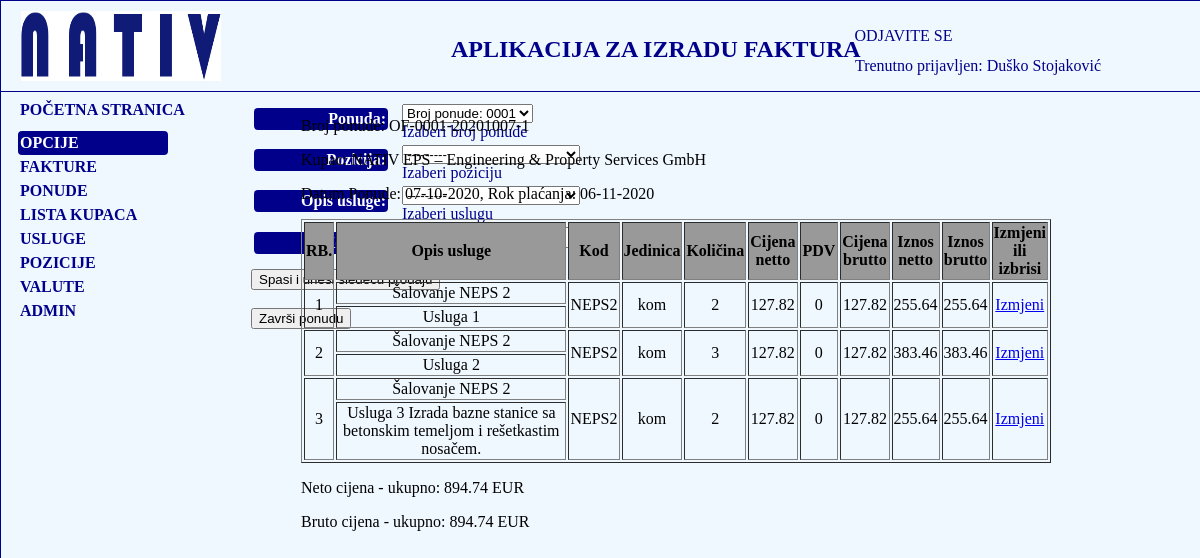
/fakture/ponuda-create/1/ponuda-prodaja/ (signed in), run on the app's committed database.
### fakture/models.py (models this page shows, shortened)
class Korisnik(AbstractBaseUser):
    email = models.EmailField(verbose_name="email", max_length=60, unique=True)
    username = models.CharField(max_length=30, unique=True)
    date_joined = models.DateTimeField(verbose_name='date joined', auto_now_add=True)
    last_login = models.DateTimeField(verbose_name='last login', auto_now=True)
    is_admin = models.BooleanField(default=False)
    is_active = models.BooleanField(default=True)
    is_staff = models.BooleanField(default=False)
    is_superuser = models.BooleanField(default=False)
    ime = models.CharField(max_length=50)
    prezime = models.CharField(max_length=50)
    ime_oca = models.CharField(max_length=50)
    godina_rodjenja = models.DateField(blank=True, null=True)
    mjesto_rodjenja = models.CharField(max_length=50)
    mjesto_prebivalista = models.CharField(max_length=50)
    adresa = models.CharField(max_length=50)
    postanski_broj = models.CharField(max_length=50)
    telefon = models.CharField(max_length=50)
    naziv_preduzeca =  models.CharField(max_length=250, blank=True, null=True)
    adresa_preduzeca = models.CharField(max_length=250, blank=True, null=True)
    mjesto_preduzeca = models.CharField(max_length=250, blank=True, null=True)
    postanski_broj_preduzeca = models.CharField(max_length=250, blank=True, null=True)
    IBAN =  models.CharField(max_length=250, blank=True, null=True,default='BA395620998146211620')
    SWIFT_BIC = models.CharField(max_length=50, blank=True, null=True, default='RAZBBA22')
    telefon_mobilni = models.CharField(max_length=50, blank=True, null=True)
    fax = models.CharField(max_length=50, blank=True, null=True)
    zvanje = models.CharField(max_length=150, blank=True, null=True)
    pozicija = models.CharField(max_length=150, blank=True, null=True)
    email_preduzeca = models.EmailField(verbose_name="Email preduzeca", max_length=60, unique=True, blank=True, null=True)
    web_stranica = models.URLField(blank=True, null=True)
    banka_racun =  models.CharField(max_length=150, blank=True, null=True)
    profilna_slika = models.ImageField(upload_to='slike', blank=True, null=True)
    IZBOR_DRZAVE = (
        ('Bosna i Hercegovina', 'Bosna i Hercegovina'),
        ('Germany', 'Germany'),
        ('Poland', 'Poland')
    )
    drzava = models.CharField(max_length=50, choices=IZBOR_DRZAVE, blank=True, null=True)
    USERNAME_FIELD = 'email'
    REQUIRED_FIELDS = ['username']
    objects = MyKorisnikManager()

class Ponuda(models.Model):
    broj_ponude = models.CharField(max_length=50, default='0001', help_text='Polje se automatski ispunjava')
    kupac = models.ForeignKey(Kupac, on_delete=models.CASCADE, help_text='Izaberite kupca iz padajućeg menija')
    drzava = models.CharField(max_length=100, blank=True, null=True)
    datum_ponude = models.DateField(default=timezone.now, help_text='Izaberite datum iz datumara')
    rok_placanja = models.DateField(default=timezone.now)
    INDETIFIKACIJSKI_BROJEVI = (
        ('210', '210'),
        ('220', '220'),
        ('230', '230'),
        ('240', '240'),
        ('300', '300'),
        ('400', '400'),
    )
    ident_brojevi = models.CharField(max_length=5, choices=INDETIFIKACIJSKI_BROJEVI, default='210', help_text='Izaberite identifikacijski broj iz padajućeg menija')
    REALIZACIJA = (
        ('P', 'Placeno'),
        ('NP', 'Nije placeno')
    )
    placeno = models.CharField(max_length=20, choices=REALIZACIJA, default='NP', verbose_name='Plaćeno', help_text='Izaberite opciju iz padajućeg menija')
    valuta = models.ForeignKey(Valute,  blank=True, default='BAM', on_delete=models.CASCADE)
    racun = models.CharField(max_length=20, default='RAČUN', blank=True, null=True)
    racun_njemacki = models.CharField(max_length=30, default='RECHNUNG', blank=True, null=True)
    avansno_uplaceno = models.DecimalField(max_digits=10, decimal_places=2, default=0.00, help_text='Devizno plaćanje upisati vrijednost u evrima', verbose_name='Avansno uplaćeno')
    nacin_placanja = models.CharField(max_length=100, blank=True, null=True, default='Žiro račun/Gotovinsko plaćanje')
    class Meta:
        ordering = ['-pk']
    def __str__(self):
        return 'Broj ponude: ' + self.broj_ponude

class Kupac(models.Model):
    ime = models.CharField(max_length=50)
    prezime = models.CharField(max_length=50)
    naziv_firme = models.CharField(max_length=100)
    email = models.EmailField(blank=True, null=True)
    lokacija_grad = models.CharField(max_length=50)
    adresa_kupca = models.CharField(max_length=150)
    postanski_broj = models.CharField(max_length=50)
    IZBOR_DRZAVE = (
        ('Bosna i Hercegovina', 'Bosna i Hercegovina'),
        ('Germany', 'Germany'),
        ('Poland', 'Poland')
    )
    drzava = models.CharField(max_length=50, choices=IZBOR_DRZAVE, null=True, blank=True)
    def __str__(self):
        return self.naziv_firme

class ProdajaPonuda(models.Model):
    ponuda = models.ForeignKey(Ponuda, help_text='Izaberi broj ponude', on_delete=models.CASCADE)
    pozicija = models.ForeignKey(Pozicija, help_text='Izaberi poziciju', on_delete=models.CASCADE)
    opis_usluge = models.ForeignKey(Usluga, blank=True, null=True, on_delete=models.CASCADE, help_text='Izaberi uslugu')
    kolicina = models.IntegerField(default=0, help_text='Unesi količinu', verbose_name='Količina')
    neto_cijena_proizvoda = models.DecimalField(max_digits=10, decimal_places=2, default=0.00)
    PDV = (
        ('0', '0'),
        ('17', '17')
    )
    pdv = models.CharField(max_length=10, choices=PDV, default='0')
    bruto_cijena_proizvoda = models.DecimalField(max_digits=10, decimal_places=2, default=0.00)
    neto_cijena = models.DecimalField(max_digits=10, decimal_places=2, default=0.00)
    bruto_cijena = models.DecimalField(max_digits=10, decimal_places=2, default=0.00)
    class Meta:
        ordering = ['ponuda']

class Pozicija(models.Model):
    naziv_pozicije = models.CharField(max_length=100, blank=True, null=True)
    pos_NSN = models.CharField(max_length=30, blank=True, null=True)
    pos_broj = models.IntegerField(blank=True, null=True, default=0)
    cijena = models.DecimalField(max_digits=10, decimal_places=2, default=0.00)
    jedinica_mjere = models.CharField(max_length=50, default='kom')
    class Meta:
        ordering = ['naziv_pozicije']
    def __str__(self):
        return self.naziv_pozicije + ' ' + self.pos_NSN + ' ' + str(self.pos_broj)

class Usluga(models.Model):
    opis_usluge = models.CharField(max_length=100, blank=True, null=True)
    def __str__(self):
        return self.opis_usluge

class Valute(models.Model):
    bam_evro = models.DecimalField(max_digits=8, decimal_places=6, default=1.955830, help_text='Unesite trenutni odnos BAM u odnosu na stranu valutu. <br>Maksimalan broj decimalnih mjeste je šest.')
    VALUTE = (
        ('EUR', 'EUR'),
        ('BAM', 'BAM'),
        ('USD', 'USD'),
        ('PLN', 'PLN'),
    )
    valute = models.CharField(max_length=10, choices=VALUTE, default='BAM')
    vrijednost_valute = models.DecimalField(max_digits=8, decimal_places=6, default=1.00)
    def __str__(self):
        return self.valute

### fakture/views.py (the view, shortened to what this page needs)
# urls.py: path('ponuda-create/<int:pk>/ponuda-prodaja/', views.KreirajPonuduProdaja.as_view(), name='ponuda-prodaja'),
class KreirajPonuduProdaja(LoginRequiredMixin, CreateView):
    form_class = PonudaProdajaForma
    template_name = 'fakture/ponuda_create_nastavak.html'
    success_url = reverse_lazy('fakture:ponuda-prodaja')
    def get_initial(self, **kwargs):
        if Ponuda.objects.filter(broj_ponude__isnull=True):
            faktura = '0001'
        else:
            broj = Ponuda.objects.get(id=self.kwargs['pk'])
            faktura = broj
        return {'ponuda':faktura}
    def get_context_data(self, **kwargs):
        context = super(KreirajPonuduProdaja, self).get_context_data(**kwargs)
        ponuda = Ponuda.objects.get(id=self.kwargs['pk'])
        neto_suma = ProdajaPonuda.objects.filter(ponuda_id=ponuda.pk).aggregate(net_suma=Sum('neto_cijena'))
        bruto_suma = ProdajaPonuda.objects.filter(ponuda_id=ponuda.pk).aggregate(brt_suma=Sum('bruto_cijena'))
        context['ponuda']= Ponuda.objects.get(id=self.kwargs['pk'])
        context['prodaja'] = ProdajaPonuda.objects.all().filter(ponuda_id=ponuda.pk)
        context['neto_suma'] = neto_suma
        context['bruto_suma'] = bruto_suma
        context['pozicije'] = Pozicija.objects.all()
        context['usluge'] = Usluga.objects.all()
        return context

### fakture/forms.py (shortened to what this page needs)
class PonudaProdajaForma(ModelForm):
    class Meta:
        model = ProdajaPonuda
        fields = '__all__'
        exclude = ('neto_cijena_proizvoda', 'pdv', 'bruto_cijena_proizvoda', 'neto_cijena', 'bruto_cijena')

### fakture/templates/fakture/ponuda_create_nastavak.html (shortened to what this page needs)
{% extends 'fakture/base_nativ.html' %}
{% block fakture %}
    {% if pozicije and usluge %}
<form method="post" action="">
    <table>
{{ form.as_table }}
        </table>
<input type="submit" value="Spasi i unesi sledeću prodaju">
</form>
    <br>
        {% if not prodaja %}
            <p>Morate unjeti minimalno jedan elemenat u tabelu!</p>
            {% else %}
    <form>
    <button type="submit" formaction="{% url 'fakture:ponuda-skica' ponuda.pk %} ">Završi ponudu</button>
    </form>
            {% endif %}
{% else %}
    <p>Nije moguće unjeti usluge u ponudu <br> dok ne unesete elemente u tabele Pozicije i Usluge</p>
    <br>
    <form>
    <button formaction="{% url 'fakture:index' %}">Vrati na početnu</button>
    </form>
{% endif %}
{% endblock %}
{% block uneseni-elementi %}
    <div id="broj-fakture">
    <p>Broj ponude: OF-{{ ponuda.broj_ponude }}-{{ponuda.datum_ponude|date:'Ymd' }}-{{ ponuda.pk }}</p>
    <p>Kupac: {{ ponuda.kupac }}</p>
    <p>Datum Ponude: {{ ponuda.datum_ponude|date:'d-m-Y' }}, Rok plaćanja: {{ ponuda.rok_placanja|date:'d-m-Y' }}</p>
    <table style="width:750px; text-align: center" id="glavna-tabela-tabela" border="1">
         <tr style="background-color: #999999">
        <th style="width: 25px">RB.</th>
        <th style="width: 250px">Opis usluge</th>
        <th style="width: 35px">Kod</th>
        <th style="width: 35px">Jedinica</th>
        <th style="width: 30px">Količina</th>
        <th style="width: 40px">Cijena <br>
        netto</th>
        <th style="width: 35px">PDV</th>
        <th style="width: 40px">Cijena<br>brutto</th>
        <th style="width: 40px">Iznos<br>netto</th>
        <th style="width: 40px">Iznos <br>brutto</th>
        <th style="width: 40px">Izmjeni ili <br>izbrisi</th>
      </tr>
    {% for p in prodaja %}
        <tr id="glavna-tabela-granice-2">
        <td rowspan="2">{{forloop.counter}}</td>
        <td style="width: 150px">{{p.pozicija}}</td>
        <td rowspan="2">{{ p.pozicija.pos_NSN }}{{p.pozicija.pos_broj}}</td>
        <td rowspan="2">{{p.pozicija.jedinica_mjere}}</td>
        <td rowspan="2">{{p.kolicina}}</td>
        <td rowspan="2">{{p.neto_cijena_proizvoda}}</td>
        <td rowspan="2">{{p.pdv}}</td>
        <td rowspan="2">{{p.bruto_cijena_proizvoda}}</td>
        <td rowspan="2">{{p.neto_cijena}}</td>
        <td rowspan="2">{{p.bruto_cijena}}</td>
        <td rowspan="2"><a href="{% url 'fakture:ponuda-prodaja-detalji' p.pk %}">Izmjeni</a></td>
      </tr>
              <tr id="glavna-tr-1" >
        <td id="opis-usluge">{{p.opis_usluge}}</td>
      </tr>
        {% endfor %}
    </table>
    <p>Neto cijena - ukupno: {{ neto_suma.net_suma|stringformat:'.2f' }} {{ ponuda.valuta }}</p>
    <p>Bruto cijena - ukupno: {{ bruto_suma.brt_suma|stringformat:'.2f' }} {{ ponuda.valuta }}</p>
    </div>
{% endblock %}

### fakture/templates/fakture/base_nativ.html (shortened to what this page needs)
<!DOCTYPE html>
{% load static %}
<html lang="en">
<head>
    <link rel="stylesheet" href="{% static 'css/base_nativ.css' %}">
</head>
<body>
<div class="glavni-nativ">
<header id="header">
    <div id="logo">
        <img src="{% static 'slike/logo_nativ.png' %}" alt="Slika Nativ logo">
    </div>
    <h2>APLIKACIJA ZA IZRADU FAKTURA</h2>
    <div id="login">
        {% if user.is_authenticated %}
            <p><a href="{% url 'logout' %}?next={{ request.path }}">ODJAVITE SE</a></p>
        {% else %}
            <p><a href="{% url 'login' %}?next={{ request.path }}">PRIJAVITE SE</a> </p>
        {% endif %}
    </div>
    <div class="trenutno-prijavljen">
        {% if user.is_authenticated %}
            <p>Trenutno prijavljen: {{ user.ime }} {{ user.prezime }}</p>
        {% else %}
            <p></p>
        {% endif %}
    </div>
</header>
<p id="pocetna"><a href="{% url 'fakture:index' %}">POČETNA STRANICA</a></p>
{% if user.is_authenticated %}
<div class="navigacija">
    <nav class="navigacija-sadrzaj">
        <ul>
            <li id="opcije">OPCIJE</li>
            <li><a href="{% url 'fakture:lista_fakturi' %}">FAKTURE</a></li>
            <li><a href="{% url 'fakture:ponuda-lista' %}">PONUDE</a></li>
            <li><a href="{% url 'fakture:lista-kupci' %}">LISTA KUPACA</a></li>
            <li><a href="{% url 'fakture:usluge-lista' %}">USLUGE</a></li>
            <li><a href="{% url 'fakture:usluge-lista' %}">POZICIJE</a></li>
             <li><a href="{% url 'fakture:kreiraj-valutu' %}">VALUTE</a></li>
            {% if user.is_superuser %}
            <li><a href="{% url 'admin:index' %}">ADMIN</a></li>
                {% endif %}
        </ul>
    </nav>
</div>
{% endif %}
<div class="fakture">{% block fakture %}{% endblock %}</div>
<div class="faktura-pregled-elemenata">{% block uneseni-elementi %}{% endblock %}</div>
</div>
</body>
</html>

### fakture/static/css/base_nativ.css (style rules this page uses)
body { margin: 0; padding: 0; }
.glavni-nativ { position: absolute; margin: 0; width: 100%; height: 7500px; background-color: aliceblue; border: darkblue solid 1px; }
#header { position: absolute; height: 90px; width: 100%; border: darkblue solid 1px; border-top-width: 0; border-left-width: 0; border-right-width: 0; }
#logo { position: absolute; margin-top: 10px; margin-left: 20px; width: 200px; height: 70px; }
#logo img { width: 200px; height: 70px; margin: 0; }
#header h2 { position: absolute; top: 15px; left: 450px; color: darkblue; }
#login { position: absolute; top: 10px; right: 248.5px; }
#login a { text-decoration: none; color: darkblue; }
.trenutno-prijavljen { position: absolute; top: 40px; right: 100px; color: darkblue; }
.navigacija { position: absolute; height: auto; width: 150px; top: 130px; left: 17px; }
.navigacija-sadrzaj li { list-style: none; margin: 0; padding: 3px 0 3px 2px; text-align: left; color: darkblue; font-weight: bold; }
.navigacija-sadrzaj ul { display: block; margin: 0; padding: 0; }
.navigacija-sadrzaj a { text-decoration: none; color: darkblue; font-weight: bold; }
#opcije { background-color: darkblue; color: white; border-radius: 4px; }
#pocetna { position: absolute; height: auto; margin: 0; top: 100px; left: 19px; }
#pocetna a { text-decoration: none; color: darkblue; font-weight: bold; }
.fakture { position: absolute; top: 100px; left: 250px; color: darkblue; margin: 0; width: auto; }
.faktura-pregled-elemenata { position: absolute; top: 100px; right: 150px; width: auto; }
.fakture label { display: inline-block; width:130px; background-color: darkblue; color: white; padding: 2px; margin: 0 10px 8px 0; text-align: right; border-radius: 4px; }
#id_opis_usluge { width: 178px; }
#id_pozicija { width: 178px; }

### data on the page
Korisnik: ime "Duško", prezime "Stojaković"
Ponuda: broj_ponude "0001", datum_ponude "20201007", pk "1", kupac "NATIV EPS – Engineering & Property Services GmbH", datum_ponude "07-10-2020", rok_placanja "06-11-2020", valuta "EUR"
ProdajaPonuda: pozicija "Šalovanje NEPS 2", pozicija.pos_NSN "NEPS", pozicija.pos_broj "2", pozicija.jedinica_mjere "kom", kolicina "2", neto_cijena_proizvoda "127.82", pdv "0", bruto_cijena_proizvoda "127.82", neto_cijena "255.64", bruto_cijena "255.64", opis_usluge "Usluga 1"
ProdajaPonuda: pozicija "Šalovanje NEPS 2", pozicija.pos_NSN "NEPS", pozicija.pos_broj "2", pozicija.jedinica_mjere "kom", kolicina "3", neto_cijena_proizvoda "127.82", pdv "0", bruto_cijena_proizvoda "127.82", neto_cijena "383.46", bruto_cijena "383.46", opis_usluge "Usluga 2"
ProdajaPonuda: pozicija "Šalovanje NEPS 2", pozicija.pos_NSN "NEPS", pozicija.pos_broj "2", pozicija.jedinica_mjere "kom", kolicina "2", neto_cijena_proizvoda "127.82", pdv "0", bruto_cijena_proizvoda "127.82", neto_cijena "255.64", bruto_cijena "255.64", opis_usluge "Usluga 3 Izrada bazne stanice sa betonskim temeljom i rešetkastim nosačem."

### other printed values
{{ neto_suma.net_suma|stringformat:'.2f' }} "894.74"
{{ bruto_suma.brt_suma|stringformat:'.2f' }} "894.74"
